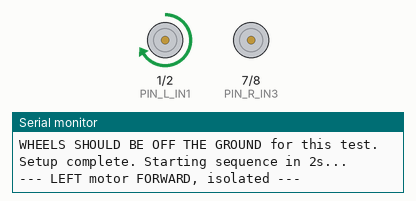
Bench run of a sketch on a simulated Seeed XIAO ESP32-S3. On the bench: motor-driver pin pairs drawn as motors (green arrow = first pin HIGH = forward, orange = second pin HIGH = backward, longer = more drive), the last lines printed to the serial monitor.

Above: at 3.4 s.
At 7.4 s:
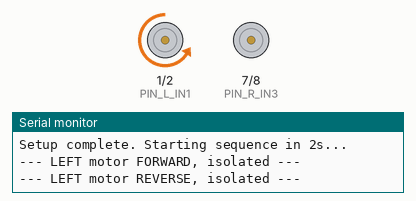
At 18.9 s:
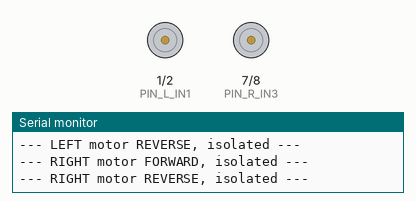
At 34.9 s:
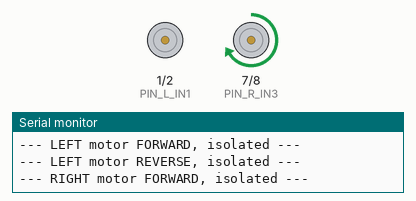
Timing chart, 0 to 40.0 s (numbered marks = the images above):
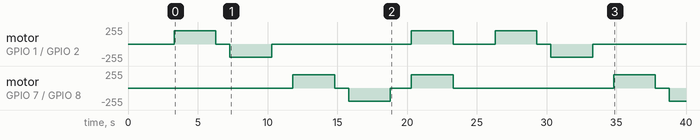

Measured:
- by itself, motor on GPIO 1 (PIN_L_IN1) / GPIO 2 (PIN_L_IN2): stopped → forward 199/255 at 3.3 s, → stopped 3.0 s later, → backward 199/255 1.0 s later, → stopped 3.0 s later, … (10 changes in this stretch)
- by itself, motor on GPIO 7 (PIN_R_IN3) / GPIO 8 (PIN_R_IN4): stopped → forward 199/255 at 11.8 s, → stopped 3.0 s later, → backward 199/255 1.0 s later, → stopped 3.0 s later, … (9 changes in this stretch)

The sketch:

main.ino
```cpp
// =============================================================================
//  xiao_motor_test.ino - standalone bring-up test for the XIAO ESP32-S3 +
//  L298N, on the pin map firmware/DustEBody actually uses.
//
//  This is the test tests/l298n_motor_test and tests/obstacle_avoid_test used
//  to be. Both of those drove the L298N from the Arduino UNO Q; the driver
//  moved to the XIAO (docs/COMPANION_ARCHITECTURE.md section 6.2, decided
//  2026-09-17), so this test replaces them for motor bring-up. They stay in
//  the repo as a record of the earlier wiring - see the note at the top of
//  each.
//
//  Board: Seeed XIAO ESP32-S3 (plain). Unlike the UNO Q, this one has a real
//  PlatformIO target - `pio run` in this folder actually builds.
//
//  Wiring, exactly as firmware/DustEBody/src/config/pins.h and
//  src/motor/motors.cpp:
//    D0 (GPIO1) -> L298N IN1   left  motor, PWM        10k pull-down to GND
//    D1 (GPIO2) -> L298N IN2   left  motor, PWM
//    D8 (GPIO7) -> L298N IN3   right motor, PWM         10k pull-down to GND
//    D9 (GPIO8) -> L298N IN4   right motor, PWM
//    L298N ENA / ENB jumpers ON (not driven from the XIAO - see motors.cpp
//    for why: 4 GPIOs instead of 6)
//    L298N GND  -> XIAO GND  (mandatory - the single most common "nothing
//                             happens" cause)
//    L298N +12V -> external motor supply, NEVER the XIAO's 5V/3V3 pin
//
//  Driving scheme (same as motors.cpp): PWM on INx with the other IN of that
//  pair held LOW is forward; swap which one carries the PWM for reverse; both
//  LOW is a brake, not a coast.
//
//  If a motor does not spin: check the common ground first, then swap its
//  two OUT wires rather than rewiring code.
//
//  Known trap this test exists to catch before firmware/DustEBody ever runs
//  the full stack: without the 10k pull-downs on IN1/IN2/IN3/IN4, both
//  motors can twitch the instant power is applied, before setup() ever runs.
//  Watch for that on first power-up, wheels OFF THE GROUND, before trusting
//  anything else about this board.
// =============================================================================

const int PIN_L_IN1 = 1;   // D0
const int PIN_L_IN2 = 2;   // D1
const int PIN_R_IN3 = 7;   // D8
const int PIN_R_IN4 = 8;   // D9

const uint32_t PWM_FREQ_HZ = 5000;
const uint8_t  PWM_BITS    = 8;
const uint8_t  FULL_DUTY   = 200;   // not 255: see the note in the loop() header

#if defined(ESP_ARDUINO_VERSION_MAJOR) && ESP_ARDUINO_VERSION_MAJOR >= 3
  #define PWM_ATTACH(pin)        ledcAttach((pin), PWM_FREQ_HZ, PWM_BITS)
  #define PWM_WRITE(pin, ch, d)  ledcWrite((pin), (d))
#else
  #define PWM_ATTACH(pin)        /* channels set up explicitly below */
  #define PWM_WRITE(pin, ch, d)  ledcWrite((ch), (d))
#endif

const uint8_t CH_L_IN1 = 0, CH_L_IN2 = 1, CH_R_IN3 = 2, CH_R_IN4 = 3;

void stopAll() {
    digitalWrite(PIN_L_IN1, LOW); digitalWrite(PIN_L_IN2, LOW);
    digitalWrite(PIN_R_IN3, LOW); digitalWrite(PIN_R_IN4, LOW);
    PWM_WRITE(PIN_L_IN1, CH_L_IN1, 0);
    PWM_WRITE(PIN_L_IN2, CH_L_IN2, 0);
    PWM_WRITE(PIN_R_IN3, CH_R_IN3, 0);
    PWM_WRITE(PIN_R_IN4, CH_R_IN4, 0);
}

// isLeft picks the pin pair; forward picks which one of the pair gets PWM.
void driveOne(bool isLeft, bool forward, uint8_t duty) {
    const int pwmPin  = isLeft ? (forward ? PIN_L_IN1 : PIN_L_IN2)
                                : (forward ? PIN_R_IN3 : PIN_R_IN4);
    const int lowPin  = isLeft ? (forward ? PIN_L_IN2 : PIN_L_IN1)
                                : (forward ? PIN_R_IN4 : PIN_R_IN3);
    const uint8_t ch  = isLeft ? (forward ? CH_L_IN1 : CH_L_IN2)
                                : (forward ? CH_R_IN3 : CH_R_IN4);
    (void)pwmPin;   // unused on the core-2.x PWM_WRITE branch (channel-addressed, not pin-addressed)
    digitalWrite(lowPin, LOW);
    PWM_WRITE(pwmPin, ch, duty);
}

void setup() {
    Serial.begin(115200);
    delay(300);
    Serial.println();
    Serial.println("=== XIAO ESP32-S3 + L298N bring-up test ===");
    Serial.println("Wiring: see the header comment in this file.");
    Serial.println("WHEELS SHOULD BE OFF THE GROUND for this test.");

    pinMode(PIN_L_IN1, OUTPUT); digitalWrite(PIN_L_IN1, LOW);
    pinMode(PIN_L_IN2, OUTPUT); digitalWrite(PIN_L_IN2, LOW);
    pinMode(PIN_R_IN3, OUTPUT); digitalWrite(PIN_R_IN3, LOW);
    pinMode(PIN_R_IN4, OUTPUT); digitalWrite(PIN_R_IN4, LOW);

#if defined(ESP_ARDUINO_VERSION_MAJOR) && ESP_ARDUINO_VERSION_MAJOR >= 3
    PWM_ATTACH(PIN_L_IN1); PWM_ATTACH(PIN_L_IN2);
    PWM_ATTACH(PIN_R_IN3); PWM_ATTACH(PIN_R_IN4);
#else
    ledcSetup(CH_L_IN1, PWM_FREQ_HZ, PWM_BITS); ledcAttachPin(PIN_L_IN1, CH_L_IN1);
    ledcSetup(CH_L_IN2, PWM_FREQ_HZ, PWM_BITS); ledcAttachPin(PIN_L_IN2, CH_L_IN2);
    ledcSetup(CH_R_IN3, PWM_FREQ_HZ, PWM_BITS); ledcAttachPin(PIN_R_IN3, CH_R_IN3);
    ledcSetup(CH_R_IN4, PWM_FREQ_HZ, PWM_BITS); ledcAttachPin(PIN_R_IN4, CH_R_IN4);
#endif

    stopAll();
    delay(1000);
    Serial.println("Setup complete. Starting sequence in 2s...");
    delay(2000);
}

// FULL_DUTY is 200/255 (~78%), not 255: this is a bring-up test run with
// wheels off the ground, and a bit of headroom means a wiring mistake shows
// up as "spinning too fast to be right" rather than immediately cooking a
// motor at 100% duty for six straight seconds.
void loop() {
    Serial.println("--- LEFT motor FORWARD, isolated ---");
    driveOne(true, true, FULL_DUTY);
    delay(3000);
    stopAll();
    delay(1000);

    Serial.println("--- LEFT motor REVERSE, isolated ---");
    driveOne(true, false, FULL_DUTY);
    delay(3000);
    stopAll();
    delay(1500);

    Serial.println("--- RIGHT motor FORWARD, isolated ---");
    driveOne(false, true, FULL_DUTY);
    delay(3000);
    stopAll();
    delay(1000);

    Serial.println("--- RIGHT motor REVERSE, isolated ---");
    driveOne(false, false, FULL_DUTY);
    delay(3000);
    stopAll();
    delay(1500);

    Serial.println("--- BOTH motors FORWARD together ---");
    driveOne(true, true, FULL_DUTY);
    driveOne(false, true, FULL_DUTY);
    delay(3000);
    stopAll();

    Serial.println("--- Cycle done. Pausing 3s before repeat. ---");
    delay(3000);
}
```
